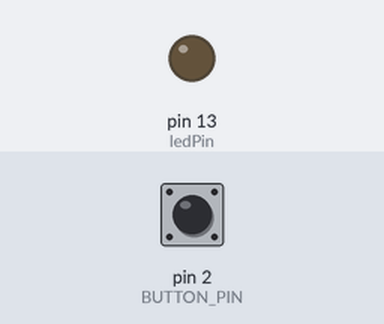
Recording of a sketch running on a simulated Arduino Uno, built with avr-gcc and run on an emulated ATmega328P. On the bench: output pins drawn as LEDs (lit = HIGH). Dashed ring = blinking. The test bench sets the inputs (shaded band); at power-on: pin 2 (BUTTON_PIN) LOW.

Above: at 1.2 s.
1.3 s: pin 2 (BUTTON_PIN) pulled HIGH for 1 s
At 1.4 s:
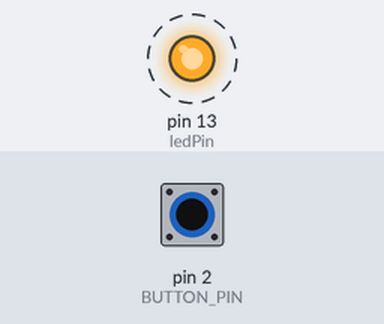
4.3 s: pin 2 (BUTTON_PIN) pulled HIGH for 3.2 s
At 7.7 s:
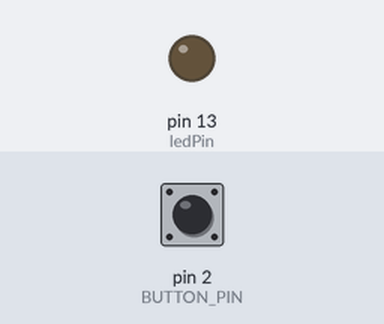
Timing chart, 0 to 9.2 s (numbered marks = the images above; inputs shaded):
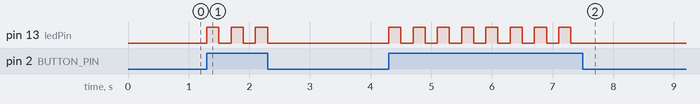

The sketch:

blinker.ino
```cpp
const int ledPin = 13;
const int BUTTON_PIN = 2;

bool buttonState = false;

void updateButton()
{
    buttonState = digitalRead(BUTTON_PIN);
}

void blinkLed()
{
    digitalWrite(ledPin, HIGH);
    delay(200);
    digitalWrite(ledPin, LOW);
    delay(200);
}

void setup()
{
    pinMode(ledPin, OUTPUT);
    pinMode(BUTTON_PIN, INPUT);
    Serial.begin(9600);
}

void loop()
{
    updateButton();

    if(buttonState)
    {
        blinkLed();
    }
}
```

Measured:
- after the input at 1.3 s, pin 13 (ledPin): alternates HIGH for 0.20 s and LOW for 0.20 s, 6 changes in all, then stays LOW, starting at once
- after the input at 4.3 s, pin 13 (ledPin): alternates HIGH for 0.20 s and LOW for 0.20 s, 16 changes in all, then stays LOW, starting at once
